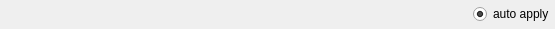
<ui version="4.0" >
 <class>CheckItem</class>
 <widget class="QWidget" name="CheckItem" >
  <property name="geometry" >
   <rect>
    <x>0</x>
    <y>0</y>
    <width>555</width>
    <height>29</height>
   </rect>
  </property>
  <property name="baseSize" >
   <size>
    <width>100</width>
    <height>20</height>
   </size>
  </property>
  <property name="windowTitle" >
   <string>CheckItem</string>
  </property>
  <layout class="QHBoxLayout" >
   <property name="spacing" >
    <number>3</number>
   </property>
   <property name="margin" >
    <number>1</number>
   </property>
   <item>
    <widget class="QLabel" name="nameLabel" >
     <property name="sizePolicy" >
      <sizepolicy vsizetype="Preferred" hsizetype="Minimum" >
       <horstretch>0</horstretch>
       <verstretch>0</verstretch>
      </sizepolicy>
     </property>
     <property name="minimumSize" >
      <size>
       <width>160</width>
       <height>20</height>
      </size>
     </property>
     <property name="maximumSize" >
      <size>
       <width>240</width>
       <height>30</height>
      </size>
     </property>
     <property name="text" >
      <string/>
     </property>
    </widget>
   </item>
   <item>
    <spacer>
     <property name="orientation" >
      <enum>Qt::Horizontal</enum>
     </property>
     <property name="sizeType" >
      <enum>QSizePolicy::MinimumExpanding</enum>
     </property>
     <property name="sizeHint" stdset="0" >
      <size>
       <width>0</width>
       <height>0</height>
      </size>
     </property>
    </spacer>
   </item>
   <item>
    <layout class="QGridLayout" >
     <property name="margin" >
      <number>0</number>
     </property>
     <property name="spacing" >
      <number>6</number>
     </property>
    </layout>
   </item>
   <item>
    <widget class="QRadioButton" name="radioButton" >
     <property name="text" >
      <string>auto apply</string>
     </property>
     <property name="checked" >
      <bool>true</bool>
     </property>
    </widget>
   </item>
  </layout>
 </widget>
 <resources>
  <include location="QtAutoGui.qrc" />
 </resources>
 <connections/>
</ui>
